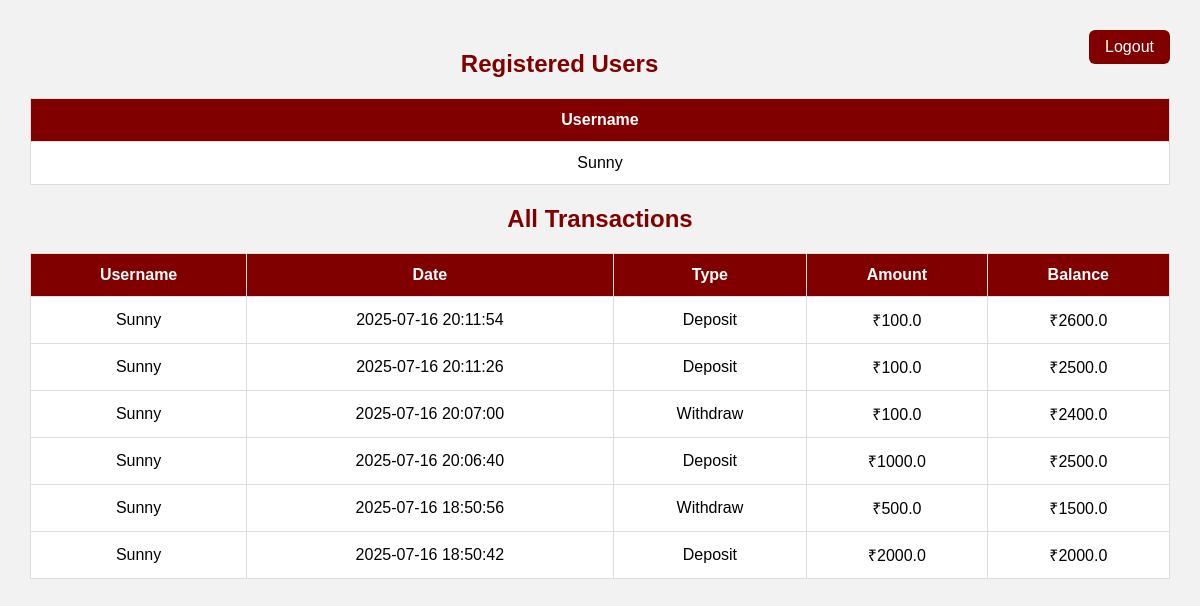
/AdminDashboard (signed in), run on the app's committed database.
### tables this page shows
CREATE TABLE users (
    username TEXT PRIMARY KEY,
    password TEXT NOT NULL
);

CREATE TABLE transactions (
    id INTEGER PRIMARY KEY AUTOINCREMENT,
    username TEXT NOT NULL,
    date TEXT NOT NULL,
    transaction_type TEXT NOT NULL,
    amount REAL NOT NULL,
    balance REAL NOT NULL
);

### app.py (the view)
@app.route('/AdminDashboard')
def AdminDashboard():
    if 'admin' not in session:
        return redirect(url_for('AdminLogin'))
    con = get_connection()
    try:
        cur = con.cursor()
        cur.execute("SELECT username FROM users")
        users = cur.fetchall()
        cur.execute("SELECT username, date, transaction_type, amount, balance FROM transactions ORDER BY date DESC")
        transactions = cur.fetchall()
        return render_template('AdminDashboard.html', users=users, transactions=transactions)
    finally:
        con.close()

### app.py (called while the page is built)
def get_connection():
    return sqlite3.connect("atm.db")

### templates/AdminDashboard.html (shortened to what this page needs)
<!DOCTYPE html>
<html>
<head>
    <link rel="stylesheet" href="{{ url_for('static', filename='css/style.css') }}">
</head>
<body>
    <a href="{{ url_for('AdminLogout') }}" class="logout-btn">Logout</a>
    <h2>Registered Users</h2>
    <table>
        <tr>
            <th>Username</th>
        </tr>
        {% for user in users %}
        <tr>
            <td>{{ user[0] }}</td>
        </tr>
        {% endfor %}
    </table>
    <h2>All Transactions</h2>
    <table>
        <tr>
            <th>Username</th>
            <th>Date</th>
            <th>Type</th>
            <th>Amount</th>
            <th>Balance</th>
        </tr>
        {% for tx in transactions %}
        <tr>
            <td>{{ tx[0] }}</td>
            <td>{{ tx[1] }}</td>
            <td>{{ tx[2] }}</td>
            <td>₹{{ tx[3] }}</td>
            <td>₹{{ tx[4] }}</td>
        </tr>
        {% endfor %}
    </table>
</body>
</html>

### static/css/style.css (style rules this page uses)
body { font-family: Arial, sans-serif; background-color: #f4f4f4; margin: 0; padding: 0; text-align: center; }
h2 { color: maroon; }
table { margin: auto; width: 80%; border-collapse: collapse; background-color: white; }
th, td { border: 1px solid #ddd; padding: 10px; text-align: center; }
th { background-color: maroon; color: white; }

### templates/AdminDashboard.html (style rules this page uses)
body { font-family: Arial, sans-serif; padding: 30px; background: #f2f2f2; }
h2 { color: maroon; }
table { width: 100%; border-collapse: collapse; margin: 20px 0; background-color: white; }
table, th, td { border: 1px solid #ddd; }
th, td { padding: 12px; text-align: center; }
th { background-color: maroon; color: white; }
.logout-btn { float: right; padding: 8px 16px; background-color: maroon; color: white; text-decoration: none; border-radius: 6px; }

### data on the page
users: username "Sunny"
transactions: username "Sunny", date "2025-07-16 20:11:54", transaction_type "Deposit", amount "100.0", balance "2600.0"
transactions: username "Sunny", date "2025-07-16 20:11:26", transaction_type "Deposit", amount "100.0", balance "2500.0"
transactions: username "Sunny", date "2025-07-16 20:07:00", transaction_type "Withdraw", amount "100.0", balance "2400.0"
transactions: username "Sunny", date "2025-07-16 20:06:40", transaction_type "Deposit", amount "1000.0", balance "2500.0"
transactions: username "Sunny", date "2025-07-16 18:50:56", transaction_type "Withdraw", amount "500.0", balance "1500.0"
transactions: username "Sunny", date "2025-07-16 18:50:42", transaction_type "Deposit", amount "2000.0", balance "2000.0"
